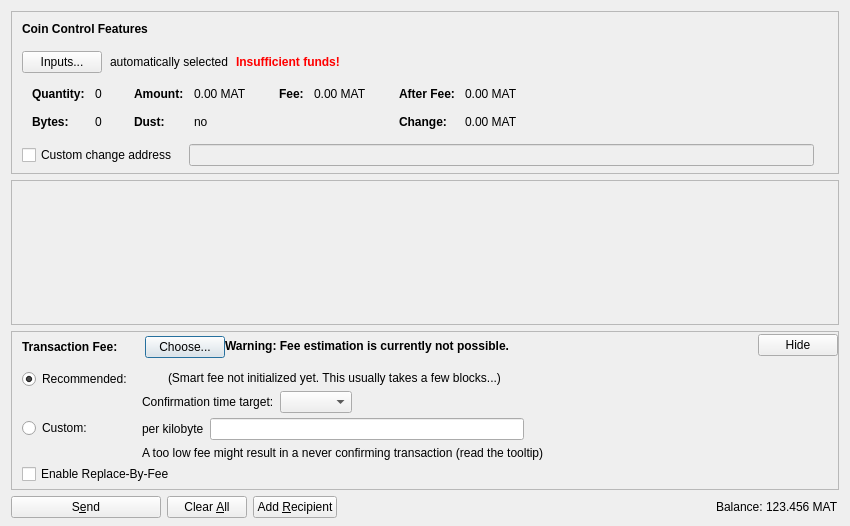
<?xml version="1.0" encoding="UTF-8"?>
<ui version="4.0">
 <class>SendCoinsDialog</class>
 <widget class="QDialog" name="SendCoinsDialog">
  <property name="geometry">
   <rect>
    <x>0</x>
    <y>0</y>
    <width>850</width>
    <height>526</height>
   </rect>
  </property>
  <property name="windowTitle">
   <string>Send Coins</string>
  </property>
  <layout class="QVBoxLayout" name="verticalLayout" stretch="0,1,0,0">
   <property name="bottomMargin">
    <number>8</number>
   </property>
   <item>
    <widget class="QFrame" name="frameCoinControl">
     <property name="sizePolicy">
      <sizepolicy hsizetype="Expanding" vsizetype="Expanding">
       <horstretch>0</horstretch>
       <verstretch>0</verstretch>
      </sizepolicy>
     </property>
     <property name="maximumSize">
      <size>
       <width>16777215</width>
       <height>16777215</height>
      </size>
     </property>
     <property name="frameShape">
      <enum>QFrame::StyledPanel</enum>
     </property>
     <property name="frameShadow">
      <enum>QFrame::Sunken</enum>
     </property>
     <layout class="QVBoxLayout" name="verticalLayoutCoinControl2">
      <property name="spacing">
       <number>0</number>
      </property>
      <property name="leftMargin">
       <number>0</number>
      </property>
      <property name="topMargin">
       <number>0</number>
      </property>
      <property name="rightMargin">
       <number>0</number>
      </property>
      <property name="bottomMargin">
       <number>6</number>
      </property>
      <item>
       <layout class="QVBoxLayout" name="verticalLayoutCoinControl" stretch="0,0,0,0,1">
        <property name="spacing">
         <number>0</number>
        </property>
        <property name="leftMargin">
         <number>10</number>
        </property>
        <property name="topMargin">
         <number>10</number>
        </property>
        <item>
         <layout class="QHBoxLayout" name="horizontalLayoutCoinControl1">
          <property name="bottomMargin">
           <number>15</number>
          </property>
          <item>
           <widget class="QLabel" name="labelCoinControlFeatures">
            <property name="sizePolicy">
             <sizepolicy hsizetype="Preferred" vsizetype="Maximum">
              <horstretch>0</horstretch>
              <verstretch>0</verstretch>
             </sizepolicy>
            </property>
            <property name="font">
             <font>
              <weight>75</weight>
              <bold>true</bold>
             </font>
            </property>
            <property name="styleSheet">
             <string notr="true">font-weight:bold;</string>
            </property>
            <property name="text">
             <string>Coin Control Features</string>
            </property>
           </widget>
          </item>
         </layout>
        </item>
        <item>
         <layout class="QHBoxLayout" name="horizontalLayoutCoinControl2" stretch="0,0,0,0">
          <property name="spacing">
           <number>8</number>
          </property>
          <property name="bottomMargin">
           <number>10</number>
          </property>
          <item>
           <widget class="QPushButton" name="pushButtonCoinControl">
            <property name="styleSheet">
             <string notr="true"/>
            </property>
            <property name="text">
             <string>Inputs...</string>
            </property>
            <property name="autoDefault">
             <bool>false</bool>
            </property>
           </widget>
          </item>
          <item>
           <widget class="QLabel" name="labelCoinControlAutomaticallySelected">
            <property name="text">
             <string>automatically selected</string>
            </property>
            <property name="margin">
             <number>5</number>
            </property>
           </widget>
          </item>
          <item>
           <widget class="QLabel" name="labelCoinControlInsuffFunds">
            <property name="font">
             <font>
              <weight>75</weight>
              <bold>true</bold>
             </font>
            </property>
            <property name="styleSheet">
             <string notr="true">color:red;font-weight:bold;</string>
            </property>
            <property name="text">
             <string>Insufficient funds!</string>
            </property>
            <property name="margin">
             <number>5</number>
            </property>
           </widget>
          </item>
          <item>
           <spacer name="horizontalSpacerCoinControl">
            <property name="orientation">
             <enum>Qt::Horizontal</enum>
            </property>
            <property name="sizeHint" stdset="0">
             <size>
              <width>40</width>
              <height>1</height>
             </size>
            </property>
           </spacer>
          </item>
         </layout>
        </item>
        <item>
         <widget class="QWidget" name="widgetCoinControl" native="true">
          <property name="sizePolicy">
           <sizepolicy hsizetype="Preferred" vsizetype="Preferred">
            <horstretch>0</horstretch>
            <verstretch>0</verstretch>
           </sizepolicy>
          </property>
          <property name="minimumSize">
           <size>
            <width>0</width>
            <height>0</height>
           </size>
          </property>
          <property name="styleSheet">
           <string notr="true"/>
          </property>
          <layout class="QHBoxLayout" name="horizontalLayoutCoinControl5">
           <property name="leftMargin">
            <number>0</number>
           </property>
           <property name="topMargin">
            <number>0</number>
           </property>
           <property name="rightMargin">
            <number>0</number>
           </property>
           <property name="bottomMargin">
            <number>0</number>
           </property>
           <item>
            <layout class="QHBoxLayout" name="horizontalLayoutCoinControl3" stretch="0,0,0,1">
             <property name="spacing">
              <number>20</number>
             </property>
             <property name="topMargin">
              <number>0</number>
             </property>
             <property name="bottomMargin">
              <number>10</number>
             </property>
             <item>
              <layout class="QFormLayout" name="formLayoutCoinControl1">
               <property name="horizontalSpacing">
                <number>10</number>
               </property>
               <property name="verticalSpacing">
                <number>14</number>
               </property>
               <property name="leftMargin">
                <number>10</number>
               </property>
               <property name="topMargin">
                <number>4</number>
               </property>
               <property name="rightMargin">
                <number>6</number>
               </property>
               <item row="0" column="0">
                <widget class="QLabel" name="labelCoinControlQuantityText">
                 <property name="font">
                  <font>
                   <weight>75</weight>
                   <bold>true</bold>
                  </font>
                 </property>
                 <property name="text">
                  <string>Quantity:</string>
                 </property>
                 <property name="margin">
                  <number>0</number>
                 </property>
                </widget>
               </item>
               <item row="0" column="1">
                <widget class="QLabel" name="labelCoinControlQuantity">
                 <property name="cursor">
                  <cursorShape>IBeamCursor</cursorShape>
                 </property>
                 <property name="contextMenuPolicy">
                  <enum>Qt::ActionsContextMenu</enum>
                 </property>
                 <property name="text">
                  <string notr="true">0</string>
                 </property>
                 <property name="margin">
                  <number>0</number>
                 </property>
                 <property name="textInteractionFlags">
                  <set>Qt::LinksAccessibleByMouse|Qt::TextSelectableByKeyboard|Qt::TextSelectableByMouse</set>
                 </property>
                </widget>
               </item>
               <item row="1" column="0">
                <widget class="QLabel" name="labelCoinControlBytesText">
                 <property name="font">
                  <font>
                   <weight>75</weight>
                   <bold>true</bold>
                  </font>
                 </property>
                 <property name="text">
                  <string>Bytes:</string>
                 </property>
                </widget>
               </item>
               <item row="1" column="1">
                <widget class="QLabel" name="labelCoinControlBytes">
                 <property name="cursor">
                  <cursorShape>IBeamCursor</cursorShape>
                 </property>
                 <property name="contextMenuPolicy">
                  <enum>Qt::ActionsContextMenu</enum>
                 </property>
                 <property name="text">
                  <string notr="true">0</string>
                 </property>
                 <property name="textInteractionFlags">
                  <set>Qt::LinksAccessibleByMouse|Qt::TextSelectableByKeyboard|Qt::TextSelectableByMouse</set>
                 </property>
                </widget>
               </item>
              </layout>
             </item>
             <item>
              <layout class="QFormLayout" name="formLayoutCoinControl2">
               <property name="horizontalSpacing">
                <number>10</number>
               </property>
               <property name="verticalSpacing">
                <number>14</number>
               </property>
               <property name="leftMargin">
                <number>6</number>
               </property>
               <property name="topMargin">
                <number>4</number>
               </property>
               <property name="rightMargin">
                <number>6</number>
               </property>
               <item row="0" column="0">
                <widget class="QLabel" name="labelCoinControlAmountText">
                 <property name="font">
                  <font>
                   <weight>75</weight>
                   <bold>true</bold>
                  </font>
                 </property>
                 <property name="text">
                  <string>Amount:</string>
                 </property>
                 <property name="margin">
                  <number>0</number>
                 </property>
                </widget>
               </item>
               <item row="0" column="1">
                <widget class="QLabel" name="labelCoinControlAmount">
                 <property name="cursor">
                  <cursorShape>IBeamCursor</cursorShape>
                 </property>
                 <property name="contextMenuPolicy">
                  <enum>Qt::ActionsContextMenu</enum>
                 </property>
                 <property name="text">
                  <string notr="true">0.00 MAT</string>
                 </property>
                 <property name="textInteractionFlags">
                  <set>Qt::LinksAccessibleByMouse|Qt::TextSelectableByKeyboard|Qt::TextSelectableByMouse</set>
                 </property>
                </widget>
               </item>
               <item row="1" column="0">
                <widget class="QLabel" name="labelCoinControlLowOutputText">
                 <property name="font">
                  <font>
                   <weight>75</weight>
                   <bold>true</bold>
                  </font>
                 </property>
                 <property name="text">
                  <string>Dust:</string>
                 </property>
                </widget>
               </item>
               <item row="1" column="1">
                <widget class="QLabel" name="labelCoinControlLowOutput">
                 <property name="cursor">
                  <cursorShape>IBeamCursor</cursorShape>
                 </property>
                 <property name="contextMenuPolicy">
                  <enum>Qt::ActionsContextMenu</enum>
                 </property>
                 <property name="text">
                  <string notr="true">no</string>
                 </property>
                 <property name="textInteractionFlags">
                  <set>Qt::LinksAccessibleByMouse|Qt::TextSelectableByKeyboard|Qt::TextSelectableByMouse</set>
                 </property>
                </widget>
               </item>
              </layout>
             </item>
             <item>
              <layout class="QFormLayout" name="formLayoutCoinControl3">
               <property name="horizontalSpacing">
                <number>10</number>
               </property>
               <property name="verticalSpacing">
                <number>14</number>
               </property>
               <property name="leftMargin">
                <number>6</number>
               </property>
               <property name="topMargin">
                <number>4</number>
               </property>
               <property name="rightMargin">
                <number>6</number>
               </property>
               <item row="0" column="0">
                <widget class="QLabel" name="labelCoinControlFeeText">
                 <property name="font">
                  <font>
                   <weight>75</weight>
                   <bold>true</bold>
                  </font>
                 </property>
                 <property name="text">
                  <string>Fee:</string>
                 </property>
                 <property name="margin">
                  <number>0</number>
                 </property>
                </widget>
               </item>
               <item row="0" column="1">
                <widget class="QLabel" name="labelCoinControlFee">
                 <property name="cursor">
                  <cursorShape>IBeamCursor</cursorShape>
                 </property>
                 <property name="contextMenuPolicy">
                  <enum>Qt::ActionsContextMenu</enum>
                 </property>
                 <property name="text">
                  <string notr="true">0.00 MAT</string>
                 </property>
                 <property name="textInteractionFlags">
                  <set>Qt::LinksAccessibleByMouse|Qt::TextSelectableByKeyboard|Qt::TextSelectableByMouse</set>
                 </property>
                </widget>
               </item>
              </layout>
             </item>
             <item>
              <layout class="QFormLayout" name="formLayoutCoinControl4">
               <property name="horizontalSpacing">
                <number>10</number>
               </property>
               <property name="verticalSpacing">
                <number>14</number>
               </property>
               <property name="leftMargin">
                <number>6</number>
               </property>
               <property name="topMargin">
                <number>4</number>
               </property>
               <property name="rightMargin">
                <number>6</number>
               </property>
               <item row="0" column="0">
                <widget class="QLabel" name="labelCoinControlAfterFeeText">
                 <property name="font">
                  <font>
                   <weight>75</weight>
                   <bold>true</bold>
                  </font>
                 </property>
                 <property name="text">
                  <string>After Fee:</string>
                 </property>
                 <property name="margin">
                  <number>0</number>
                 </property>
                </widget>
               </item>
               <item row="0" column="1">
                <widget class="QLabel" name="labelCoinControlAfterFee">
                 <property name="cursor">
                  <cursorShape>IBeamCursor</cursorShape>
                 </property>
                 <property name="contextMenuPolicy">
                  <enum>Qt::ActionsContextMenu</enum>
                 </property>
                 <property name="text">
                  <string notr="true">0.00 MAT</string>
                 </property>
                 <property name="textInteractionFlags">
                  <set>Qt::LinksAccessibleByMouse|Qt::TextSelectableByKeyboard|Qt::TextSelectableByMouse</set>
                 </property>
                </widget>
               </item>
               <item row="1" column="0">
                <widget class="QLabel" name="labelCoinControlChangeText">
                 <property name="font">
                  <font>
                   <weight>75</weight>
                   <bold>true</bold>
                  </font>
                 </property>
                 <property name="text">
                  <string>Change:</string>
                 </property>
                </widget>
               </item>
               <item row="1" column="1">
                <widget class="QLabel" name="labelCoinControlChange">
                 <property name="cursor">
                  <cursorShape>IBeamCursor</cursorShape>
                 </property>
                 <property name="contextMenuPolicy">
                  <enum>Qt::ActionsContextMenu</enum>
                 </property>
                 <property name="text">
                  <string notr="true">0.00 MAT</string>
                 </property>
                 <property name="textInteractionFlags">
                  <set>Qt::LinksAccessibleByMouse|Qt::TextSelectableByKeyboard|Qt::TextSelectableByMouse</set>
                 </property>
                </widget>
               </item>
              </layout>
             </item>
            </layout>
           </item>
          </layout>
         </widget>
        </item>
        <item>
         <layout class="QHBoxLayout" name="horizontalLayoutCoinControl4" stretch="0,0,0">
          <property name="spacing">
           <number>12</number>
          </property>
          <property name="sizeConstraint">
           <enum>QLayout::SetDefaultConstraint</enum>
          </property>
          <property name="topMargin">
           <number>5</number>
          </property>
          <property name="rightMargin">
           <number>5</number>
          </property>
          <item>
           <widget class="QCheckBox" name="checkBoxCoinControlChange">
            <property name="toolTip">
             <string>If this is activated, but the change address is empty or invalid, change will be sent to a newly generated address.</string>
            </property>
            <property name="text">
             <string>Custom change address</string>
            </property>
           </widget>
          </item>
          <item>
           <widget class="QValidatedLineEdit" name="lineEditCoinControlChange">
            <property name="enabled">
             <bool>false</bool>
            </property>
            <property name="sizePolicy">
             <sizepolicy hsizetype="Expanding" vsizetype="Fixed">
              <horstretch>0</horstretch>
              <verstretch>0</verstretch>
             </sizepolicy>
            </property>
           </widget>
          </item>
          <item>
           <widget class="QLabel" name="labelCoinControlChangeLabel">
            <property name="sizePolicy">
             <sizepolicy hsizetype="Preferred" vsizetype="Expanding">
              <horstretch>0</horstretch>
              <verstretch>0</verstretch>
             </sizepolicy>
            </property>
            <property name="minimumSize">
             <size>
              <width>0</width>
              <height>0</height>
             </size>
            </property>
            <property name="text">
             <string/>
            </property>
            <property name="margin">
             <number>3</number>
            </property>
           </widget>
          </item>
         </layout>
        </item>
        <item>
         <spacer name="verticalSpacerCoinControl">
          <property name="orientation">
           <enum>Qt::Vertical</enum>
          </property>
          <property name="sizeHint" stdset="0">
           <size>
            <width>800</width>
            <height>1</height>
           </size>
          </property>
         </spacer>
        </item>
       </layout>
      </item>
     </layout>
    </widget>
   </item>
   <item>
    <widget class="QScrollArea" name="scrollArea">
     <property name="widgetResizable">
      <bool>true</bool>
     </property>
     <widget class="QWidget" name="scrollAreaWidgetContents">
      <property name="geometry">
       <rect>
        <x>0</x>
        <y>0</y>
        <width>830</width>
        <height>104</height>
       </rect>
      </property>
      <layout class="QVBoxLayout" name="verticalLayout_2" stretch="0,1">
       <property name="leftMargin">
        <number>0</number>
       </property>
       <property name="topMargin">
        <number>0</number>
       </property>
       <property name="rightMargin">
        <number>0</number>
       </property>
       <property name="bottomMargin">
        <number>0</number>
       </property>
       <item>
        <layout class="QVBoxLayout" name="entries">
         <property name="spacing">
          <number>6</number>
         </property>
        </layout>
       </item>
       <item>
        <spacer name="verticalSpacer">
         <property name="orientation">
          <enum>Qt::Vertical</enum>
         </property>
         <property name="sizeHint" stdset="0">
          <size>
           <width>20</width>
           <height>40</height>
          </size>
         </property>
        </spacer>
       </item>
      </layout>
     </widget>
    </widget>
   </item>
   <item>
    <widget class="QFrame" name="frameFee">
     <property name="sizePolicy">
      <sizepolicy hsizetype="Expanding" vsizetype="Expanding">
       <horstretch>0</horstretch>
       <verstretch>0</verstretch>
      </sizepolicy>
     </property>
     <property name="maximumSize">
      <size>
       <width>16777215</width>
       <height>16777215</height>
      </size>
     </property>
     <property name="frameShape">
      <enum>QFrame::StyledPanel</enum>
     </property>
     <property name="frameShadow">
      <enum>QFrame::Sunken</enum>
     </property>
     <layout class="QVBoxLayout" name="verticalLayoutFee1">
      <property name="spacing">
       <number>0</number>
      </property>
      <property name="leftMargin">
       <number>0</number>
      </property>
      <property name="topMargin">
       <number>0</number>
      </property>
      <property name="rightMargin">
       <number>0</number>
      </property>
      <property name="bottomMargin">
       <number>0</number>
      </property>
      <item>
       <layout class="QVBoxLayout" name="verticalLayoutFee2" stretch="0,0,0">
        <property name="spacing">
         <number>0</number>
        </property>
        <property name="leftMargin">
         <number>10</number>
        </property>
        <property name="topMargin">
         <number>0</number>
        </property>
        <item>
         <layout class="QHBoxLayout" name="horizontalLayoutFee1">
          <property name="bottomMargin">
           <number>0</number>
          </property>
          <item>
           <layout class="QVBoxLayout" name="verticalLayoutFee7">
            <property name="spacing">
             <number>0</number>
            </property>
            <item>
             <spacer name="verticalSpacerSmartFee">
              <property name="orientation">
               <enum>Qt::Vertical</enum>
              </property>
              <property name="sizeType">
               <enum>QSizePolicy::Fixed</enum>
              </property>
              <property name="sizeHint" stdset="0">
               <size>
                <width>1</width>
                <height>4</height>
               </size>
              </property>
             </spacer>
            </item>
            <item>
             <layout class="QHBoxLayout" name="horizontalLayoutSmartFee">
              <property name="spacing">
               <number>10</number>
              </property>
              <item>
               <widget class="QLabel" name="labelFeeHeadline">
                <property name="sizePolicy">
                 <sizepolicy hsizetype="Preferred" vsizetype="Maximum">
                  <horstretch>0</horstretch>
                  <verstretch>0</verstretch>
                 </sizepolicy>
                </property>
                <property name="font">
                 <font>
                  <weight>75</weight>
                  <bold>true</bold>
                 </font>
                </property>
                <property name="styleSheet">
                 <string notr="true">font-weight:bold;</string>
                </property>
                <property name="text">
                 <string>Transaction Fee:</string>
                </property>
               </widget>
              </item>
              <item>
               <widget class="QLabel" name="labelFeeMinimized">
                <property name="text">
                 <string/>
                </property>
               </widget>
              </item>
              <item>
               <widget class="QPushButton" name="buttonChooseFee">
                <property name="text">
                 <string>Choose...</string>
                </property>
               </widget>
              </item>
             </layout>
            </item>
            <item>
             <spacer name="verticalSpacer_5">
              <property name="orientation">
               <enum>Qt::Vertical</enum>
              </property>
              <property name="sizeHint" stdset="0">
               <size>
                <width>1</width>
                <height>1</height>
               </size>
              </property>
             </spacer>
            </item>
           </layout>
          </item>
          <item>
           <widget class="QLabel" name="fallbackFeeWarningLabel">
            <property name="toolTip">
             <string>Using the fallbackfee can result in sending a transaction that will take several hours or days (or never) to confirm. Consider choosing your fee manually or wait until you have validated the complete chain.</string>
            </property>
            <property name="font">
            <font>
                <weight>75</weight>
                <bold>true</bold>
            </font>
            </property>
            <property name="text">
             <string>Warning: Fee estimation is currently not possible.</string>
            </property>
            <property name="wordWrap">
             <bool>false</bool>
            </property>
           </widget>
          </item>
          <item>
           <spacer name="horizontalSpacer_4">
            <property name="orientation">
             <enum>Qt::Horizontal</enum>
            </property>
            <property name="sizeType">
             <enum>QSizePolicy::MinimumExpanding</enum>
            </property>
            <property name="sizeHint" stdset="0">
             <size>
              <width>40</width>
              <height>20</height>
             </size>
            </property>
           </spacer>
          </item>
          <item>
           <widget class="QPushButton" name="buttonMinimizeFee">
            <property name="toolTip">
             <string>collapse fee-settings</string>
            </property>
            <property name="text">
             <string>Hide</string>
            </property>
           </widget>
          </item>
         </layout>
        </item>
        <item>
         <widget class="QFrame" name="frameFeeSelection">
          <layout class="QVBoxLayout" name="verticalLayoutFee12">
           <property name="spacing">
            <number>0</number>
           </property>
           <property name="leftMargin">
            <number>0</number>
           </property>
           <property name="topMargin">
            <number>0</number>
           </property>
           <property name="rightMargin">
            <number>0</number>
           </property>
           <property name="bottomMargin">
            <number>0</number>
           </property>
           <item>
            <layout class="QGridLayout" name="gridLayoutFee">
             <property name="topMargin">
              <number>10</number>
             </property>
             <property name="bottomMargin">
              <number>4</number>
             </property>
             <property name="horizontalSpacing">
              <number>10</number>
             </property>
             <property name="verticalSpacing">
              <number>4</number>
             </property>
             <item row="1" column="1">
              <layout class="QVBoxLayout" name="verticalLayoutFee8">
               <property name="spacing">
                <number>6</number>
               </property>
               <item>
                <layout class="QHBoxLayout" name="horizontalLayoutFee13">
                 <item>
                  <widget class="QLabel" name="labelCustomPerKilobyte">
                   <property name="toolTip">
                    <string>Specify a custom fee per kB (1,000 bytes) of the transaction's virtual size.

Note:  Since the fee is calculated on a per-byte basis, a fee of "100 satoshis per kB" for a transaction size of 500 bytes (half of 1 kB) would ultimately yield a fee of only 50 satoshis.</string>
                   </property>
                   <property name="text">
                    <string>per kilobyte</string>
                   </property>
                  </widget>
                 </item>
                 <item>
                  <widget class="BitcoinAmountField" name="customFee"/>
                 </item>
                 <item>
                  <spacer name="horizontalSpacer_6">
                   <property name="orientation">
                    <enum>Qt::Horizontal</enum>
                   </property>
                   <property name="sizeHint" stdset="0">
                    <size>
                     <width>1</width>
                     <height>1</height>
                    </size>
                   </property>
                  </spacer>
                 </item>
                </layout>
               </item>
               <item>
                <layout class="QHBoxLayout" name="horizontalLayoutFee8">
                 <item>
                  <widget class="QLabel" name="labelCustomFeeWarning">
                   <property name="enabled">
                    <bool>true</bool>
                   </property>
                   <property name="toolTip">
                    <string>When there is less transaction volume than space in the blocks, miners as well as relaying nodes may enforce a minimum fee. Paying only this minimum fee is just fine, but be aware that this can result in a never confirming transaction once there is more demand for matcoin transactions than the network can process.</string>
                   </property>
                   <property name="text">
                    <string>A too low fee might result in a never confirming transaction (read the tooltip)</string>
                   </property>
                  </widget>
                 </item>
                 <item>
                  <spacer name="horizontalSpacer_2">
                   <property name="orientation">
                    <enum>Qt::Horizontal</enum>
                   </property>
                   <property name="sizeHint" stdset="0">
                    <size>
                     <width>1</width>
                     <height>1</height>
                    </size>
                   </property>
                  </spacer>
                 </item>
                </layout>
               </item>
              </layout>
             </item>
             <item row="0" column="0">
              <layout class="QVBoxLayout" name="verticalLayoutFee4" stretch="0,1">
               <item>
                <widget class="QRadioButton" name="radioSmartFee">
                 <property name="text">
                  <string>Recommended:</string>
                 </property>
                 <property name="checked">
                  <bool>true</bool>
                 </property>
                 <attribute name="buttonGroup">
                  <string notr="true">groupFee</string>
                 </attribute>
                </widget>
               </item>
               <item>
                <spacer name="verticalSpacer_2">
                 <property name="orientation">
                  <enum>Qt::Vertical</enum>
                 </property>
                 <property name="sizeHint" stdset="0">
                  <size>
                   <width>1</width>
                   <height>1</height>
                  </size>
                 </property>
                </spacer>
               </item>
              </layout>
             </item>
             <item row="1" column="0">
              <layout class="QVBoxLayout" name="verticalLayoutFee9" stretch="0,1">
               <item>
                <widget class="QRadioButton" name="radioCustomFee">
                 <property name="text">
                  <string>Custom:</string>
                 </property>
                 <attribute name="buttonGroup">
                  <string notr="true">groupFee</string>
                 </attribute>
                </widget>
               </item>
               <item>
                <spacer name="verticalSpacer_6">
                 <property name="orientation">
                  <enum>Qt::Vertical</enum>
                 </property>
                 <property name="sizeHint" stdset="0">
                  <size>
                   <width>1</width>
                   <height>1</height>
                  </size>
                 </property>
                </spacer>
               </item>
              </layout>
             </item>
             <item row="0" column="1">
              <layout class="QVBoxLayout" name="verticalLayoutFee3" stretch="0,0,1">
               <property name="spacing">
                <number>6</number>
               </property>
               <property name="topMargin">
                <number>2</number>
               </property>
               <item>
                <layout class="QHBoxLayout" name="horizontalLayoutFee12">
                 <item>
                  <widget class="QLabel" name="labelSmartFee">
                   <property name="text">
                    <string/>
                   </property>
                  </widget>
                 </item>
                 <item>
                  <widget class="QLabel" name="labelFeeEstimation">
                   <property name="text">
                    <string/>
                   </property>
                  </widget>
                 </item>
                 <item>
                  <widget class="QLabel" name="labelSmartFee2">
                   <property name="text">
                    <string>(Smart fee not initialized yet. This usually takes a few blocks...)</string>
                   </property>
                  </widget>
                 </item>
                 <item>
                  <spacer name="horizontalSpacer_5">
                   <property name="orientation">
                    <enum>Qt::Horizontal</enum>
                   </property>
                   <property name="sizeHint" stdset="0">
                    <size>
                     <width>1</width>
                     <height>1</height>
                    </size>
                   </property>
                  </spacer>
                 </item>
                </layout>
               </item>
               <item>
                <layout class="QHBoxLayout" name="horizontalLayoutFee9">
                 <item>
                  <layout class="QVBoxLayout" name="verticalLayoutFee6">
                   <item>
                    <widget class="QLabel" name="labelSmartFee3">
                     <property name="text">
                      <string>Confirmation time target:</string>
                     </property>
                    </widget>
                   </item>
                  </layout>
                 </item>
                 <item>
                  <layout class="QVBoxLayout" name="verticalLayoutFee5">
                   <property name="rightMargin">
                    <number>30</number>
                   </property>
                   <item>
                    <layout class="QHBoxLayout" name="horizontalLayoutConfTarget">
                     <property name="bottomMargin">
                      <number>0</number>
                     </property>
                     <item>
                      <widget class="QComboBox" name="confTargetSelector"/>
                     </item>
                     <item>
                      <spacer name="horizontalSpacerConfTarget">
                       <property name="orientation">
                        <enum>Qt::Horizontal</enum>
                       </property>
                       <property name="sizeHint" stdset="0">
                        <size>
                         <width>40</width>
                         <height>20</height>
                        </size>
                       </property>
                      </spacer>
                     </item>
                    </layout>
                   </item>
                  </layout>
                 </item>
                </layout>
               </item>
               <item>
                <spacer name="verticalSpacer_4">
                 <property name="orientation">
                  <enum>Qt::Vertical</enum>
                 </property>
                 <property name="sizeHint" stdset="0">
                  <size>
                   <width>1</width>
                   <height>1</height>
                  </size>
                 </property>
                </spacer>
               </item>
              </layout>
             </item>
            </layout>
           </item>
           <item>
            <widget class="QCheckBox" name="optInRBF">
             <property name="text">
              <string>Enable Replace-By-Fee</string>
             </property>
             <property name="toolTip">
              <string>With Replace-By-Fee (BIP-125) you can increase a transaction's fee after it is sent. Without this, a higher fee may be recommended to compensate for increased transaction delay risk.</string>
             </property>
            </widget>
           </item>
          </layout>
         </widget>
        </item>
        <item>
         <spacer name="verticalSpacerFee">
          <property name="orientation">
           <enum>Qt::Vertical</enum>
          </property>
          <property name="sizeHint" stdset="0">
           <size>
            <width>40</width>
            <height>5</height>
           </size>
          </property>
         </spacer>
        </item>
       </layout>
      </item>
     </layout>
    </widget>
   </item>
   <item>
    <layout class="QHBoxLayout" name="horizontalLayout">
     <item>
      <widget class="QPushButton" name="sendButton">
       <property name="minimumSize">
        <size>
         <width>150</width>
         <height>0</height>
        </size>
       </property>
       <property name="toolTip">
        <string>Confirm the send action</string>
       </property>
       <property name="text">
        <string>S&amp;end</string>
       </property>
       <property name="icon">
        <iconset resource="../matcoin.qrc">
         <normaloff>:/icons/send</normaloff>:/icons/send</iconset>
       </property>
       <property name="autoDefault">
        <bool>false</bool>
       </property>
       <property name="default">
        <bool>false</bool>
       </property>
      </widget>
     </item>
     <item>
      <widget class="QPushButton" name="clearButton">
       <property name="sizePolicy">
        <sizepolicy hsizetype="Minimum" vsizetype="Fixed">
         <horstretch>0</horstretch>
         <verstretch>0</verstretch>
        </sizepolicy>
       </property>
       <property name="toolTip">
        <string>Clear all fields of the form.</string>
       </property>
       <property name="text">
        <string>Clear &amp;All</string>
       </property>
       <property name="icon">
        <iconset resource="../matcoin.qrc">
         <normaloff>:/icons/remove</normaloff>:/icons/remove</iconset>
       </property>
       <property name="autoDefault">
        <bool>false</bool>
       </property>
      </widget>
     </item>
     <item>
      <widget class="QPushButton" name="addButton">
       <property name="toolTip">
        <string>Send to multiple recipients at once</string>
       </property>
       <property name="text">
        <string>Add &amp;Recipient</string>
       </property>
       <property name="icon">
        <iconset resource="../matcoin.qrc">
         <normaloff>:/icons/add</normaloff>:/icons/add</iconset>
       </property>
       <property name="autoDefault">
        <bool>false</bool>
       </property>
      </widget>
     </item>
     <item>
      <spacer name="horizontalSpacer">
       <property name="orientation">
        <enum>Qt::Horizontal</enum>
       </property>
       <property name="sizeHint" stdset="0">
        <size>
         <width>40</width>
         <height>20</height>
        </size>
       </property>
      </spacer>
     </item>
     <item>
      <layout class="QHBoxLayout" name="horizontalLayout_2">
       <property name="spacing">
        <number>3</number>
       </property>
       <item>
        <widget class="QLabel" name="label">
         <property name="sizePolicy">
          <sizepolicy hsizetype="Preferred" vsizetype="Fixed">
           <horstretch>0</horstretch>
           <verstretch>0</verstretch>
          </sizepolicy>
         </property>
         <property name="text">
          <string>Balance:</string>
         </property>
        </widget>
       </item>
       <item>
        <widget class="QLabel" name="labelBalance">
         <property name="sizePolicy">
          <sizepolicy hsizetype="Preferred" vsizetype="Fixed">
           <horstretch>0</horstretch>
           <verstretch>0</verstretch>
          </sizepolicy>
         </property>
         <property name="cursor">
          <cursorShape>IBeamCursor</cursorShape>
         </property>
         <property name="text">
          <string notr="true">123.456 MAT</string>
         </property>
         <property name="textInteractionFlags">
          <set>Qt::LinksAccessibleByMouse|Qt::TextSelectableByKeyboard|Qt::TextSelectableByMouse</set>
         </property>
        </widget>
       </item>
      </layout>
     </item>
    </layout>
   </item>
  </layout>
 </widget>
 <customwidgets>
  <customwidget>
   <class>QValidatedLineEdit</class>
   <extends>QLineEdit</extends>
   <header>qt/qvalidatedlineedit.h</header>
  </customwidget>
  <customwidget>
   <class>BitcoinAmountField</class>
   <extends>QLineEdit</extends>
   <header>qt/matcoinamountfield.h</header>
   <container>1</container>
  </customwidget>
 </customwidgets>
 <resources>
  <include location="../matcoin.qrc"/>
 </resources>
 <connections/>
 <buttongroups>
  <buttongroup name="groupFee"/>
 </buttongroups>
</ui>
